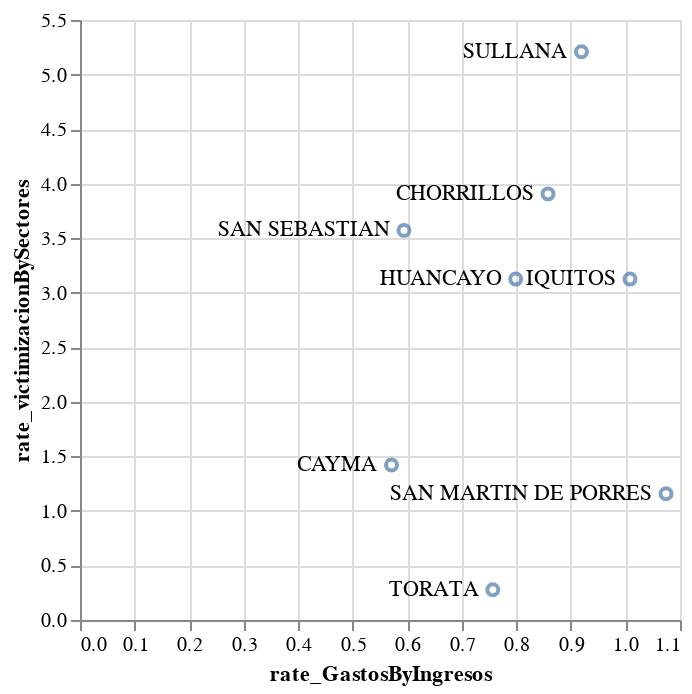

Write notebook code for a chart like this one.
### Markdown cell above
Ploteamos algunas tasas

### Code cell
import altair as alt

points = alt.Chart(df_similares).mark_point().encode(
    x='rate_GastosByIngresos:Q',
    y='rate_victimizacionBySectores:Q'
)

text = points.mark_text(
    align='right',
    baseline='middle',
    dx=-7
).encode(
    text='Distrito'
).interactive()

points + text

### Figure 1 — Vega-Lite specification as saved in the notebook (floating-point values rounded to 4 significant figures)
{"config": {"view": {"continuousWidth": 300, "continuousHeight": 300}}, "layer": [{"mark": {"type": "point"}, "encoding": {"x": {"field": "rate_GastosByIngresos", "type": "quantitative"}, "y": {"field": "rate_victimizacionBySectores", "type": "quantitative"}}}, {"mark": {"type": "text", "align": "right", "baseline": "middle", "dx": -7}, "encoding": {"text": {"field": "Distrito", "type": "nominal"}, "x": {"field": "rate_GastosByIngresos", "type": "quantitative"}, "y": {"field": "rate_victimizacionBySectores", "type": "quantitative"}}, "name": "view_16"}], "data": {"name": "data-6b5f025c2cd5f03796056e0c724b00c0"}, "params": [{"name": "param_14", "select": {"type": "interval", "encodings": ["x", "y"]}, "bind": "scales", "views": ["view_16"]}], "$schema": "https://vega.github.io/schema/vega-lite/v5.20.1.json", "datasets": {"data-6b5f025c2cd5f03796056e0c724b00c0": [{"Distrito": "CHORRILLOS", "Ingresos": 159000000.0, "sectores_t": 4.0, "infra": 31.0, "Gastos": 136400000.0, "porcentaje_victimizacion": 15.62, "Poblacion": 373.6, "rate_GastosByIngresos": 0.8581, "rate_victimizacionBySectores": 3.906}, {"Distrito": "SULLANA", "Ingresos": 160100000.0, "sectores_t": 6.0, "infra": 1.0, "Gastos": 147200000.0, "porcentaje_victimizacion": 31.25, "Poblacion": 195.0, "rate_GastosByIngresos": 0.9193, "rate_victimizacionBySectores": 5.208}, {"Distrito": "TORATA", "Ingresos": 150500000.0, "sectores_t": 45.0, "infra": 0.0, "Gastos": 113900000.0, "porcentaje_victimizacion": 12.5, "Poblacion": 7.886, "rate_GastosByIngresos": 0.7568, "rate_victimizacionBySectores": 0.2778}, {"Distrito": "HUANCAYO", "Ingresos": 149900000.0, "sectores_t": 4.0, "infra": 10.0, "Gastos": 119800000.0, "porcentaje_victimizacion": 12.5, "Poblacion": 125.6, "rate_GastosByIngresos": 0.7988, "rate_victimizacionBySectores": 3.125}, {"Distrito": "CAYMA", "Ingresos": 149800000.0, "sectores_t": 11.0, "infra": 2.0, "Gastos": 85560000.0, "porcentaje_victimizacion": 15.62, "Poblacion": 110.2, "rate_GastosByIngresos": 0.5711, "rate_victimizacionBySectores": 1.42}, {"Distrito": "SAN MARTIN DE PORRES", "Ingresos": 145400000.0, "sectores_t": 18.0, "infra": 7.0, "Gastos": 156200000.0, "porcentaje_victimizacion": 20.83, "Poblacion": 794.8, "rate_GastosByIngresos": 1.074, "rate_victimizacionBySectores": 1.157}, {"Distrito": "SAN SEBASTIAN", "Ingresos": 140800000.0, "sectores_t": 7.0, "infra": 5.0, "Gastos": 83600000.0, "porcentaje_victimizacion": 25.0, "Poblacion": 142.0, "rate_GastosByIngresos": 0.5939, "rate_victimizacionBySectores": 3.571}, {"Distrito": "IQUITOS", "Ingresos": 129700000.0, "sectores_t": 4.0, "infra": 12.0, "Gastos": 130800000.0, "porcentaje_victimizacion": 12.5, "Poblacion": 155.7, "rate_GastosByIngresos": 1.008, "rate_victimizacionBySectores": 3.125}]}}
